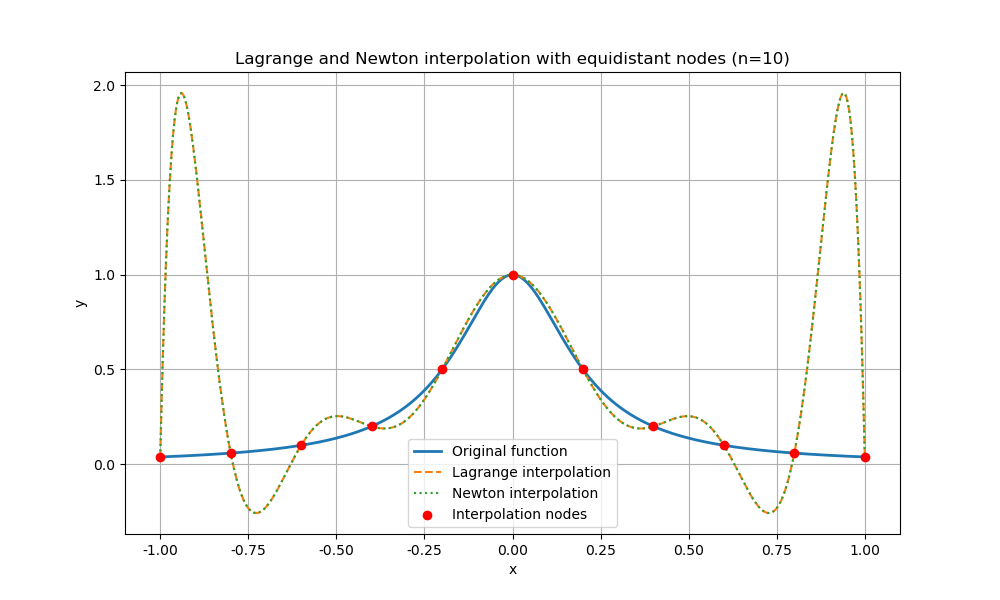

Here is the Python script that generated this plot:
import numpy as np
import matplotlib.pyplot as plt
import matplotlib

matplotlib.rcParams['axes.unicode_minus'] = False    # 正常显示负号

# Target function
def f(x):
    return 1 / (1 + 25 * x ** 2)

# Generate equidistant nodes
def equidistant_nodes(a, b, n):
    return np.linspace(a, b, n + 1)

# Lagrange interpolation
def lagrange_interpolation(x, y, x_eval):
    n = len(x)
    L = np.zeros_like(x_eval)
    for k in range(n):
        l = np.ones_like(x_eval)
        for j in range(n):
            if j != k:
                l *= (x_eval - x[j]) / (x[k] - x[j])
        L += y[k] * l
    return L

# Newton interpolation
def divided_differences(x, y):
    n = len(x)
    coef = np.copy(y)
    for j in range(1, n):
        coef[j:n] = (coef[j:n] - coef[j-1:n-1]) / (x[j:n] - x[0:n-j])
    return coef

def newton_interpolation(x, coef, x_eval):
    n = len(coef)
    p = np.zeros_like(x_eval)
    for i in range(len(x_eval)):
        temp = coef[-1]
        for k in range(n-2, -1, -1):
            temp = temp * (x_eval[i] - x[k]) + coef[k]
        p[i] = temp
    return p

if __name__ == "__main__":
    a, b = -1, 1
    n = 10  # Interpolation degree, can be adjusted
    x_nodes = equidistant_nodes(a, b, n)
    y_nodes = f(x_nodes)

    # Interpolation
    x_plot = np.linspace(a, b, 500)
    y_true = f(x_plot)
    y_lagrange = lagrange_interpolation(x_nodes, y_nodes, x_plot)
    coef_newton = divided_differences(x_nodes, y_nodes)
    y_newton = newton_interpolation(x_nodes, coef_newton, x_plot)

    # Plot
    plt.figure(figsize=(10, 6))
    plt.plot(x_plot, y_true, label="Original function", linewidth=2)
    plt.plot(x_plot, y_lagrange, '--', label="Lagrange interpolation")
    plt.plot(x_plot, y_newton, ':', label="Newton interpolation")
    plt.scatter(x_nodes, y_nodes, color='red', zorder=5, label="Interpolation nodes")
    plt.legend()
    plt.title(f"Lagrange and Newton interpolation with equidistant nodes (n={n})")
    plt.xlabel("x")
    plt.ylabel("y")
    plt.grid(True)
    plt.show()

# =========================
# 中文注释说明：
# 本代码实现了在区间[-1, 1]上，使用等分节点对函数f(x)=1/(1+25x^2)进行插值。
# 1. 通过Lagrange插值法和Newton插值法分别构造插值多项式。
# 2. 绘制了原函数曲线、Lagrange插值曲线、Newton插值曲线，以及插值节点。
# 3. 图像中，Original function为原函数，Lagrange interpolation为拉格朗日插值，Newton interpolation为牛顿插值，Interpolation nodes为插值节点。
# 4. 通过对比三条曲线，可以观察插值多项式与原函数的拟合效果。
# 5. 你可以修改n的值，观察不同插值次数下的插值效果。
# ========================= 
